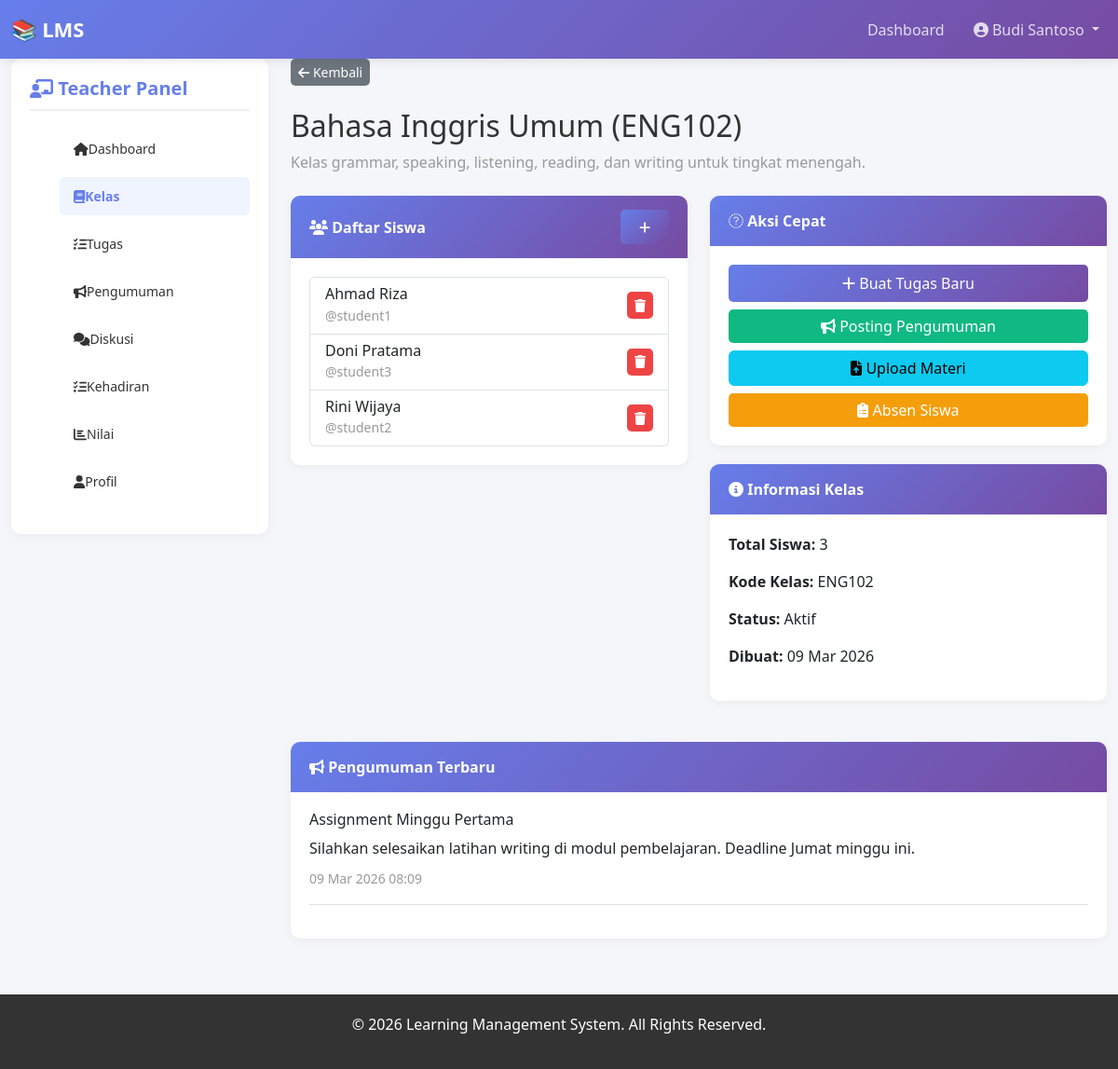
/teacher/class_detail.php?id=2 (signed in), run on the app's committed database.
### tables this page shows
CREATE TABLE `classes` (
  `id` int(11) NOT NULL,
  `code` varchar(20) NOT NULL,
  `name` varchar(100) NOT NULL,
  `description` text DEFAULT NULL,
  `teacher_id` int(11) NOT NULL,
  `class_image` varchar(255) DEFAULT NULL,
  `status` enum('active','inactive') DEFAULT 'active',
  `created_at` timestamp NOT NULL DEFAULT current_timestamp(),
  `updated_at` timestamp NOT NULL DEFAULT current_timestamp() ON UPDATE current_timestamp()
);

CREATE TABLE `users` (
  `id` int(11) NOT NULL,
  `username` varchar(50) NOT NULL,
  `email` varchar(100) NOT NULL,
  `password` varchar(300) DEFAULT NULL,
  `full_name` varchar(100) NOT NULL,
  `phone` varchar(15) DEFAULT NULL,
  `role` enum('admin','teacher','student') NOT NULL,
  `avatar` varchar(255) DEFAULT NULL,
  `bio` text DEFAULT NULL,
  `status` enum('active','inactive') DEFAULT 'active',
  `created_at` timestamp NOT NULL DEFAULT current_timestamp(),
  `updated_at` timestamp NOT NULL DEFAULT current_timestamp() ON UPDATE current_timestamp()
);

CREATE TABLE `announcements` (
  `id` int(11) NOT NULL,
  `class_id` int(11) NOT NULL,
  `title` varchar(255) NOT NULL,
  `content` text NOT NULL,
  `created_by` int(11) NOT NULL,
  `priority` enum('low','normal','high') DEFAULT 'normal',
  `created_at` timestamp NOT NULL DEFAULT current_timestamp(),
  `updated_at` timestamp NOT NULL DEFAULT current_timestamp() ON UPDATE current_timestamp()
);

### teacher/class_detail.php (the view, shortened to what this page needs)
<?php
require '../includes/config.php';
$class_id = (int)$_GET['id'];
$teacher_id = $_SESSION['user_id'];
$class_query = $conn->query("SELECT * FROM classes WHERE id = $class_id AND teacher_id = $teacher_id");
$class = $class_query->fetch_assoc();
$members_query = "SELECT u.* FROM users u
                  JOIN class_members cm ON u.id = cm.student_id
                  WHERE cm.class_id = $class_id ORDER BY u.full_name";
$members = $conn->query($members_query);
$announcements_query = "SELECT * FROM announcements WHERE class_id = $class_id ORDER BY created_at DESC LIMIT 5";
$announcements = $conn->query($announcements_query);
require '../includes/header.php';
?>
<div class="col-md-3 mb-4">
    <div class="sidebar">
        <h5><i class="fas fa-chalkboard-user"></i> Teacher Panel</h5>
        <ul class="sidebar-menu">
            <li><a href="dashboard.php"><i class="fas fa-home"></i> Dashboard</a></li>
            <li><a href="classes.php" class="active"><i class="fas fa-book"></i> Kelas</a></li>
            <li><a href="assignments.php"><i class="fas fa-tasks"></i> Tugas</a></li>
            <li><a href="announcements.php"><i class="fas fa-bullhorn"></i> Pengumuman</a></li>
            <li><a href="discussions.php"><i class="fas fa-comments"></i> Diskusi</a></li>
            <li><a href="attendance.php"><i class="fas fa-list-check"></i> Kehadiran</a></li>
            <li><a href="grades.php"><i class="fas fa-chart-bar"></i> Nilai</a></li>
            <li><a href="profile.php"><i class="fas fa-user"></i> Profil</a></li>
        </ul>
    </div>
</div>
<div class="col-md-9">
    <div class="mb-4">
        <a href="classes.php" class="btn btn-secondary btn-sm">
            <i class="fas fa-arrow-left"></i> Kembali
        </a>
    </div>
    <h2 class="mb-2"><?php echo $class['name']; ?> (<?php echo $class['code']; ?>)</h2>
    <p class="text-muted mb-4"><?php echo $class['description']; ?></p>
    <div class="row">
        <div class="col-md-6">
            <div class="card">
                <div class="card-header">
                    <div class="d-flex justify-content-between align-items-center">
                        <span><i class="fas fa-users"></i> Daftar Siswa</span>
                        <button class="btn btn-sm btn-primary" data-bs-toggle="modal" data-bs-target="#addStudentModal">
                            <i class="fas fa-plus"></i>
                        </button>
                    </div>
                </div>
                <div class="card-body">
                    <div class="list-group">
                        <?php if ($members->num_rows > 0): ?>
                            <?php while ($member = $members->fetch_assoc()): ?>
                                <div class="list-group-item d-flex justify-content-between align-items-center">
                                    <div>
                                        <h6 class="mb-0"><?php echo $member['full_name']; ?></h6>
                                        <small class="text-muted">@<?php echo $member['username']; ?></small>
                                    </div>
                                    <button class="btn btn-sm btn-danger"
                                        onclick="if(confirm('Hapus siswa ini?')) {
                                            fetch('?remove_student=' + <?php echo $member['id']; ?>).reload();
                                        }">
                                        <i class="fas fa-trash"></i>
                                    </button>
                                </div>
                            <?php endwhile; ?>
                        <?php else: ?>
                            <p class="text-muted text-center py-3">Belum ada siswa terdaftar</p>
                        <?php endif; ?>
                    </div>
                </div>
            </div>
        </div>
        <div class="col-md-6">
            <div class="card">
                <div class="card-header">
                    <i class="fas fa-lightning-bolt"></i> Aksi Cepat
                </div>
                <div class="card-body">
                    <a href="create_assignment.php?class_id=<?php echo $class_id; ?>" class="btn btn-primary w-100 mb-2">
                        <i class="fas fa-plus"></i> Buat Tugas Baru
                    </a>
                    <a href="post_announcement.php?class_id=<?php echo $class_id; ?>" class="btn btn-success w-100 mb-2">
                        <i class="fas fa-bullhorn"></i> Posting Pengumuman
                    </a>
                    <a href="upload_material.php?class_id=<?php echo $class_id; ?>" class="btn btn-info w-100 mb-2">
                        <i class="fas fa-file-upload"></i> Upload Materi
                    </a>
                    <a href="take_attendance.php?class_id=<?php echo $class_id; ?>" class="btn btn-warning w-100">
                        <i class="fas fa-clipboard-list"></i> Absen Siswa
                    </a>
                </div>
            </div>
            <div class="card mt-3">
                <div class="card-header">
                    <i class="fas fa-info-circle"></i> Informasi Kelas
                </div>
                <div class="card-body">
                    <p><strong>Total Siswa:</strong> <?php echo $members->num_rows; ?></p>
                    <p><strong>Kode Kelas:</strong> <?php echo $class['code']; ?></p>
                    <p><strong>Status:</strong> <?php echo $class['status'] == 'active' ? 'Aktif' : 'Tidak Aktif'; ?></p>
                    <p><strong>Dibuat:</strong> <?php echo date('d M Y', strtotime($class['created_at'])); ?></p>
                </div>
            </div>
        </div>
    </div>
    <div class="card mt-4">
        <div class="card-header">
            <i class="fas fa-bullhorn"></i> Pengumuman Terbaru
        </div>
        <div class="card-body">
            <?php if ($announcements->num_rows > 0): ?>
                <?php while ($announcement = $announcements->fetch_assoc()): ?>
                    <div class="mb-3 pb-3 border-bottom">
                        <h6><?php echo $announcement['title']; ?></h6>
                        <p class="mb-2"><?php echo substr($announcement['content'], 0, 150); ?></p>
                        <small class="text-muted"><?php echo date('d M Y H:i', strtotime($announcement['created_at'])); ?></small>
                    </div>
                <?php endwhile; ?>
            <?php else: ?>
                <p class="text-muted text-center">Belum ada pengumuman</p>
            <?php endif; ?>
        </div>
    </div>
</div>
<?php require '../includes/footer.php'; ?>

### assets/css/style.css (style rules this page uses)
* { margin: 0; padding: 0; box-sizing: border-box; }
body { font-family: 'Segoe UI', Tahoma, Geneva, Verdana, sans-serif; background-color: #f5f6fa; color: #333; }
.sidebar { background: white; border-radius: 10px; padding: 20px; box-shadow: 0 2px 10px rgba(0, 0, 0, 0.05); position: sticky; top: 20px; height: fit-content; }
.sidebar h5 { color: #667eea; font-weight: bold; margin-bottom: 20px; padding-bottom: 10px; border-bottom: 2px solid #f0f0f0; }
.sidebar-menu { list-style: none; }
.sidebar-menu li { margin-bottom: 10px; }
.sidebar-menu a { color: #333; text-decoration: none; display: flex; align-items: center; padding: 10px 15px; border-radius: 5px; transition: 0.3s; font-size: 14px; }
.sidebar-menu a:hover, .sidebar-menu a.active { background: #f0f4ff; color: #667eea; font-weight: bold; }
.card { border: none; border-radius: 10px; box-shadow: 0 2px 10px rgba(0, 0, 0, 0.05); transition: 0.3s; margin-bottom: 20px; }
.card-header { background: linear-gradient(135deg, #667eea 0%, #764ba2 100%); color: white; border: none; border-radius: 10px 10px 0 0 !important; padding: 15px 20px; font-weight: bold; }
.card-body { padding: 20px; }
.btn-primary { background: linear-gradient(135deg, #667eea 0%, #764ba2 100%); border: none; border-radius: 5px; padding: 8px 20px; transition: 0.3s; }
.btn-secondary { background: #6c757d; border: none; border-radius: 5px; }
.btn-success { background: #10b981; border: none; border-radius: 5px; }
.btn-danger { background: #ef4444; border: none; border-radius: 5px; }
.btn-warning { background: #f59e0b; border: none; border-radius: 5px; color: white; }
.text-muted { color: #999 !important; }
.w-100 { width: 100%; }

### data on the page
classes: name "Bahasa Inggris Umum", code "ENG102", description "Kelas grammar, speaking, listening, reading, dan writing untuk tingkat menengah.", created_at "09 Mar 2026"
users: full_name "Ahmad Riza", username "student1"
users: full_name "Doni Pratama", username "student3"
users: full_name "Rini Wijaya", username "student2"
announcements: title "Assignment Minggu Pertama", content "Silahkan selesaikan latihan writing di modul pembelajaran. Deadline Jumat minggu ini.", created_at "09 Mar 2026 08:09"

### other printed values
substr($full_name, 0, 20) "Budi Santoso"
$members->num_rows "3"
